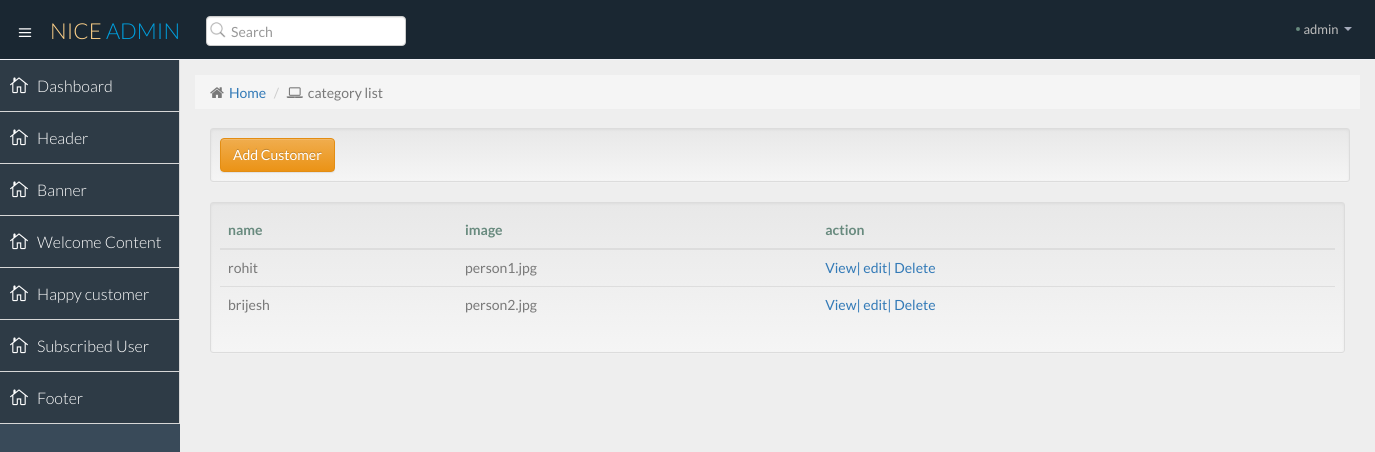
/admin/customer_list.php, run on the app's committed database.
### tables this page shows
CREATE TABLE `hap_customer` (
  `h_id` int(255) NOT NULL,
  `title` varchar(255) NOT NULL,
  `image` text NOT NULL,
  `content` text NOT NULL
);

### admin/customer_list.php (the view, shortened to what this page needs)
<?php include("include/header.php");?>
<?php include("include/sidemenu.php");?>
<section id="main-content">
          <section class="wrapper">
			  <div class="row">
				<div class="col-lg-12">
					<ol class="breadcrumb">
						<li><i class="fa fa-home"></i><a href="dashboard.php">Home</a></li>
						<li><i class="fa fa-laptop"></i>category list</li>
					</ol>
				</div>
			</div>
			<div class="container">
    <div class="well well-sm">
        <a href="hap_customer.php" class="btn btn-warning">Add Customer</a>
    </div>
</div>
<div class="col-md-12">
<div class="well well-sm">
  	<table class="table" id="myTable">
    <thead class="tblhead">
	<tr>
<th>name</th>
<th>image</th>
<th>action</th>
 </tr>
</thead>
<tbody>
<?php
$query="select * from hap_customer";
$run=mysql_query($query);
while($row=mysql_fetch_array($run))
{
	$name=$row['title'];
	$image=$row['image'];
	?>
	<tr>
	<td><?php echo $name;?></td>
	<td><?php echo $image;?></td>
	<td><a href="cus_view.php?id=<?php echo $row['h_id'];?>">View|</a> <a href="cus_edit.php?id=<?php echo $row['h_id'];?>">edit|</a> <a href="cus_delete.php?id=<?php echo $row['h_id'];?>">Delete</a></td>
	</tr>
<?php }?>
</tbody>
</table>
</div>
</div>
          </section>
      </section>

### admin/css/style.css (style rules this page uses)
body { color: #797979; background: #eeeeee; font-family: 'Lato', sans-serif; padding: 0px !important; margin: 0px !important; font-size:14px !important; }
a, a:hover, a:focus { text-decoration: none; outline: none; outline: 0; }
table tr th { color: #688a7e; }
#main-content { margin-left: 180px; }
.wrapper { display: inline-block; margin-top: 60px; padding: 15px; width: 100%; }
.breadcrumb { -webkit-border-radius: 0px; -moz-border-radius: 0px; border-radius: 0px; height: 34px; position: relative; margin: 0 0 19px 0; overflow: hidden; }
.breadcrumb li { position: relative; margin-right: 0; }
.breadcrumb li i { Font-size: 15px; margin-right: 5px; }

### data on the page
hap_customer: title "rohit", image "person1.jpg"
hap_customer: title "brijesh", image "person2.jpg"
